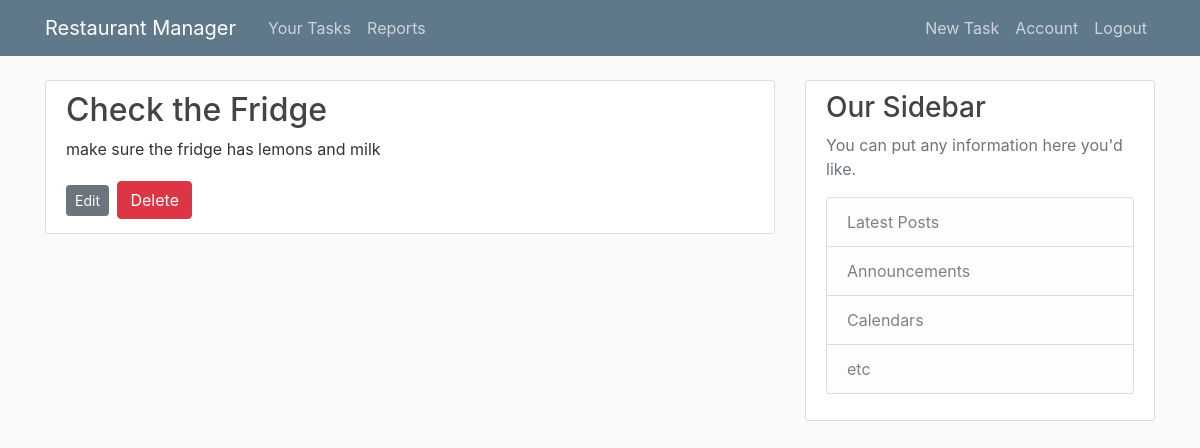
Page /task/7 (signed in) on the committed database.
### restaurantmanager/models.py (models this page shows, shortened)
class Task(db.Model):
    id = db.Column(db.Integer, primary_key=True)
    name = db.Column(db.String(30), nullable=False)
    description = db.Column(db.String(250), nullable=True)
    r_id = db.Column(db.Integer, db.ForeignKey('restaurant.id'), nullable=False)

### restaurantmanager/tasks/routes.py (the view)
@tasks.route('/task/<int:task_id>')
@login_required
def task(task_id):
    task = Task.query.get_or_404(task_id)
    return render_template('task.html', title=task.name, task=task)

### restaurantmanager/models.py (called while the page is built)
@login_manager.user_loader
def load_user(user_id):
    return User.query.get(int(user_id))

### restaurantmanager/Templates/task.html (shortened to what this page needs)
{% extends "layout.html" %}
{% block content %}
    <article class="media content-section">
        <div class="media-body">
            <h2 class="article-title" >{{ task.name }}</h2>
            <p class="article-content">{{ task.description }}</p>
            <div>
                <a class="btn btn-secondary btn-sm mt-1 mb-1" href="{{ url_for('tasks.update_task', task_id=task.id) }}">Edit</a>
                <button type="button" class="btn btn-danger btn-sm, m-1"  data-toggle="modal" data-target="#deleteModal">Delete</button>
            </div>
        </div>
    </article>
{% endblock content %}

### restaurantmanager/static/main.css (style rules this page uses)
body { background: #fafafa; color: #333333; margin-top: 5rem; }
h1, h2, h3, h4, h5, h6 { color: #444444; }
.content-section { background: #ffffff; padding: 10px 20px; border: 1px solid #dddddd; border-radius: 3px; margin-bottom: 20px; }
.article-title { color: #444444; }
.article-content { white-space: pre-line; }

### rows in the picture
Task: name "Check the Fridge", description "make sure the fridge has lemons and milk"
